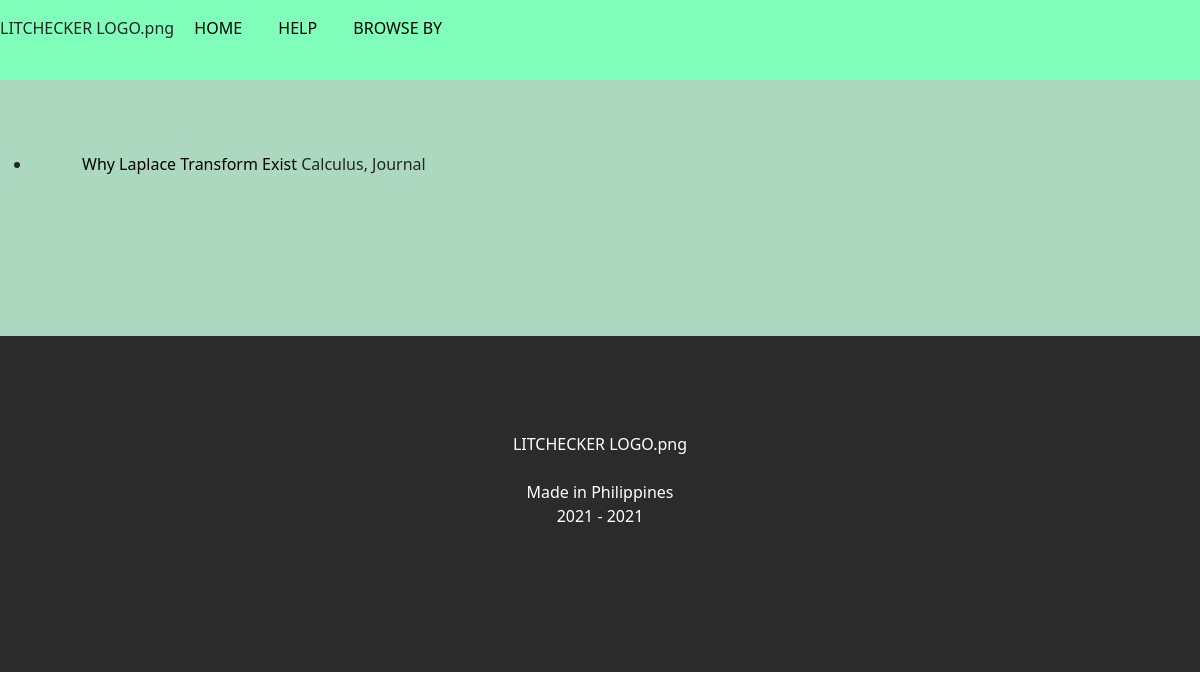
The page /results_by_author.php?let=Bastos Pass on the database its author committed.
### tables this page shows
CREATE TABLE `literature` (
  `id` int(100) NOT NULL,
  `title` text DEFAULT NULL,
  `category` varchar(100) DEFAULT NULL,
  `type` varchar(100) DEFAULT NULL,
  `link` text DEFAULT NULL,
  `author_1` varchar(100) NOT NULL,
  `author_2` varchar(100) NOT NULL,
  `author_3` varchar(100) NOT NULL
);

### results_by_author.php (the view, shortened to what this page needs)
<!DOCTYPE html>
<head>
    <link href="https://cdn.jsdelivr.net/npm/bootstrap@5.0.0-beta3/dist/css/bootstrap.min.css"
    rel="stylesheet">
     <link rel="stylesheet" href="css/index.css">
</head>
<body>
    <?php include 'menu_bar.php';?>
     <section class = "body">
    <br><br><br>
        <?php
        $server = "localhost";
        $user ="root";
        $pass ="";
        $con=mysqli_connect($server,$user,$pass);
        $db="litcheck";
        mysqli_select_db($con,$db);
        if(isset($_GET['let']))
        $let = $_GET['let'];
         else
        $let='';
        $sqlselect2 = mysqli_query($con,"select title,category,type,link from literature where author_2 like '$let%' ");
        ?>
        <ul>
        <?php
             while ($results=mysqli_fetch_object($sqlselect2)){
                echo "<li>";
                echo"<a href='$results->link'>$results->title ";
                echo "</a> ";
                echo $results->category.", ".$results->type."<br>";
                echo "</li>";
            }
        ?>
        </ul>
    <br><br><br><br><br><br>
    </section>
    <?php include 'credits.php';?>
</body>
</html>

### css/index.css (style rules this page uses)
.body { text-indent: 50px; background-color: rgb(173, 216, 192); }
a { color: black; text-decoration: none; }

### rows shown on the page
literature: title "Why Laplace Transform Exist", category "Calculus", type "Journal"
